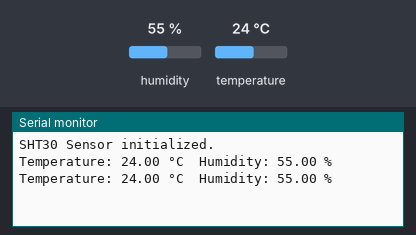
Bench run of a sketch on a simulated ESP32. On the bench: the last lines printed to the serial monitor. The test bench sets the inputs (shaded band); at power-on: humidity 55 %, temperature 24 °C.

Above: at 2.8 s.
2.9 s: humidity set to 22 %
At 4.6 s:
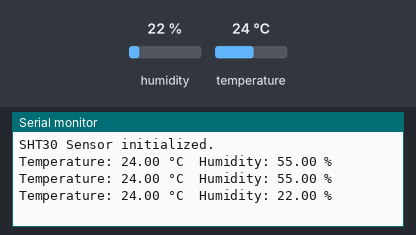
5.6 s: temperature set to 12 °C
At 7.6 s:
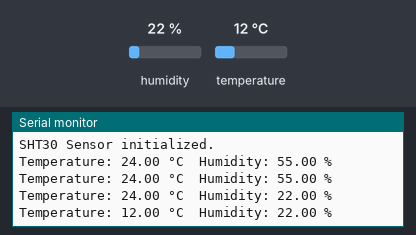
8.3 s: humidity set to 40 %
At 8.3 s:
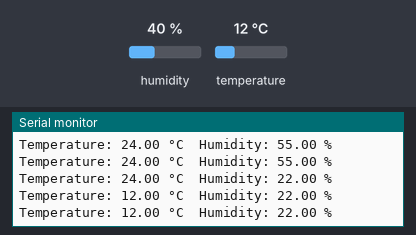
Timing chart, 0 to 11.3 s (numbered marks = the images above; inputs shaded):
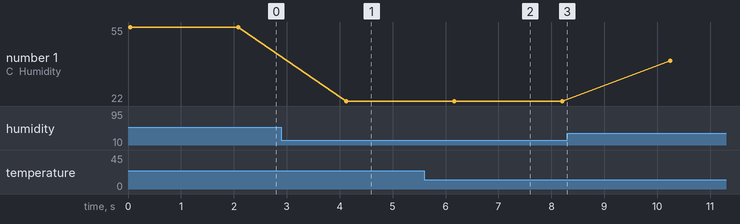

The sketch:

SHT30_HUMIDITY_SENSOR.ino
```cpp
#include <Wire.h>
#include <Adafruit_SHT31.h>

// Create an instance of the SHT31 sensor
Adafruit_SHT31 sht31 = Adafruit_SHT31();

void setup() {
  // Start serial communication
  Serial.begin(115200);

  // Initialize I2C communication with ESP32-CAM (SDA: GPIO21, SCL: GPIO22)
  Wire.begin(14, 15);  // You can also change the pins if required

  // Initialize the SHT30 sensor
  if (!sht31.begin(0x44)) {  // Default I2C address for SHT30 is 0x44
    Serial.println("Couldn't find SHT30 sensor!");
    while (1);  // Hang if the sensor isn't detected
  }
  Serial.println("SHT30 Sensor initialized.");
}

void loop() {
  // Read temperature and humidity from the sensor
  float temperature = sht31.readTemperature();
  float humidity = sht31.readHumidity();

  // Check if readings are valid (not NaN)
  if (!isnan(temperature) && !isnan(humidity)) {
    // Print temperature and humidity values to the Serial Monitor
    Serial.print("Temperature: ");
    Serial.print(temperature);
    Serial.print(" °C");
    Serial.print("\tHumidity: ");
    Serial.print(humidity);
    Serial.println(" %");
  } else {
    Serial.println("Failed to read from sensor!");
  }

  // Delay for 2 seconds before reading again
  delay(2000);
}
```

Measured:
- after the input at 2.9 s, the serial monitor: prints a new line after 1.2 s (image 1)
- after the input at 5.6 s, the serial monitor: prints a new line after 0.56 s (image 2)
- plotted number 1: 55 → 22 after the input at 2.9 s, 22 → 40 after the input at 8.3 s
